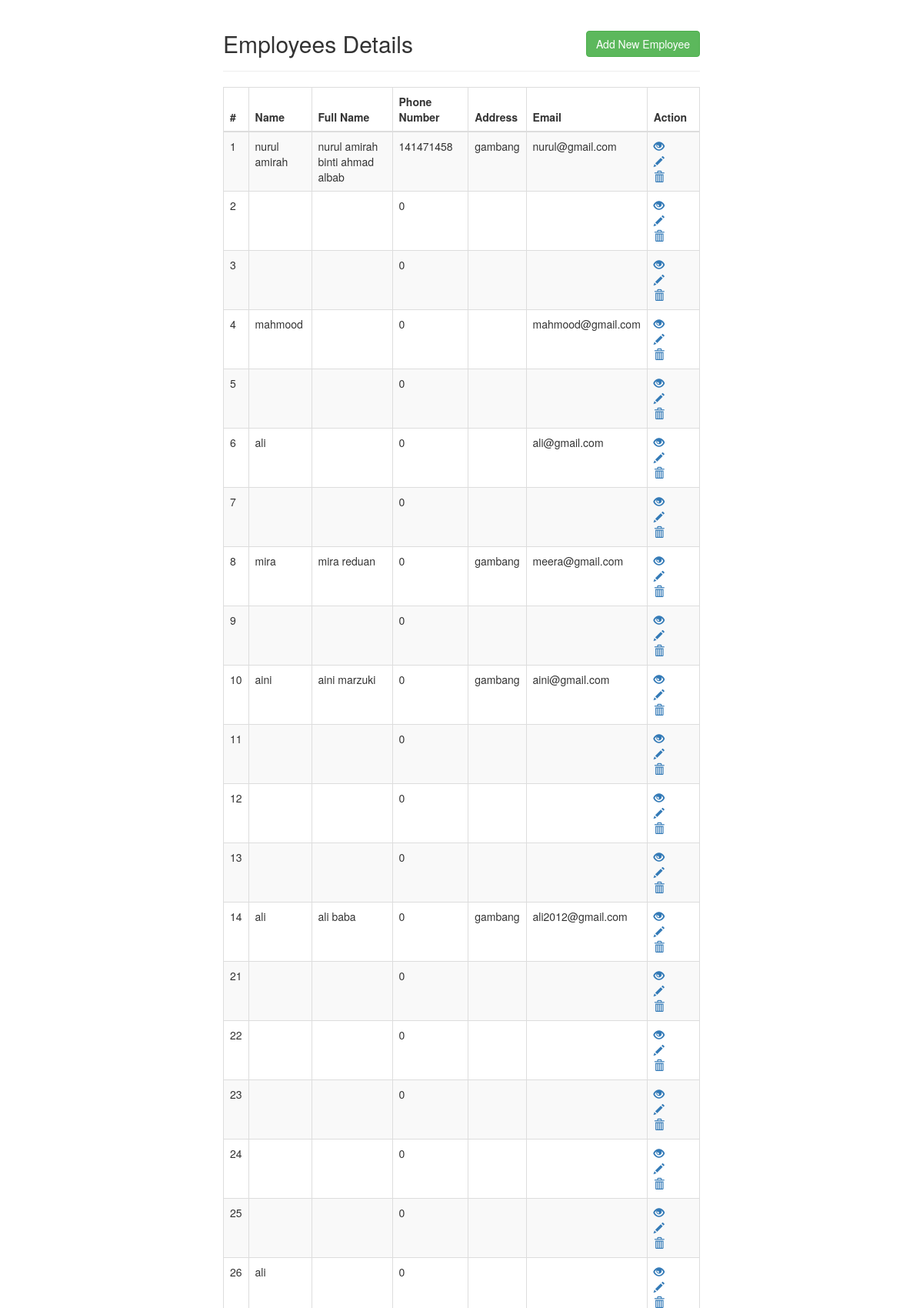
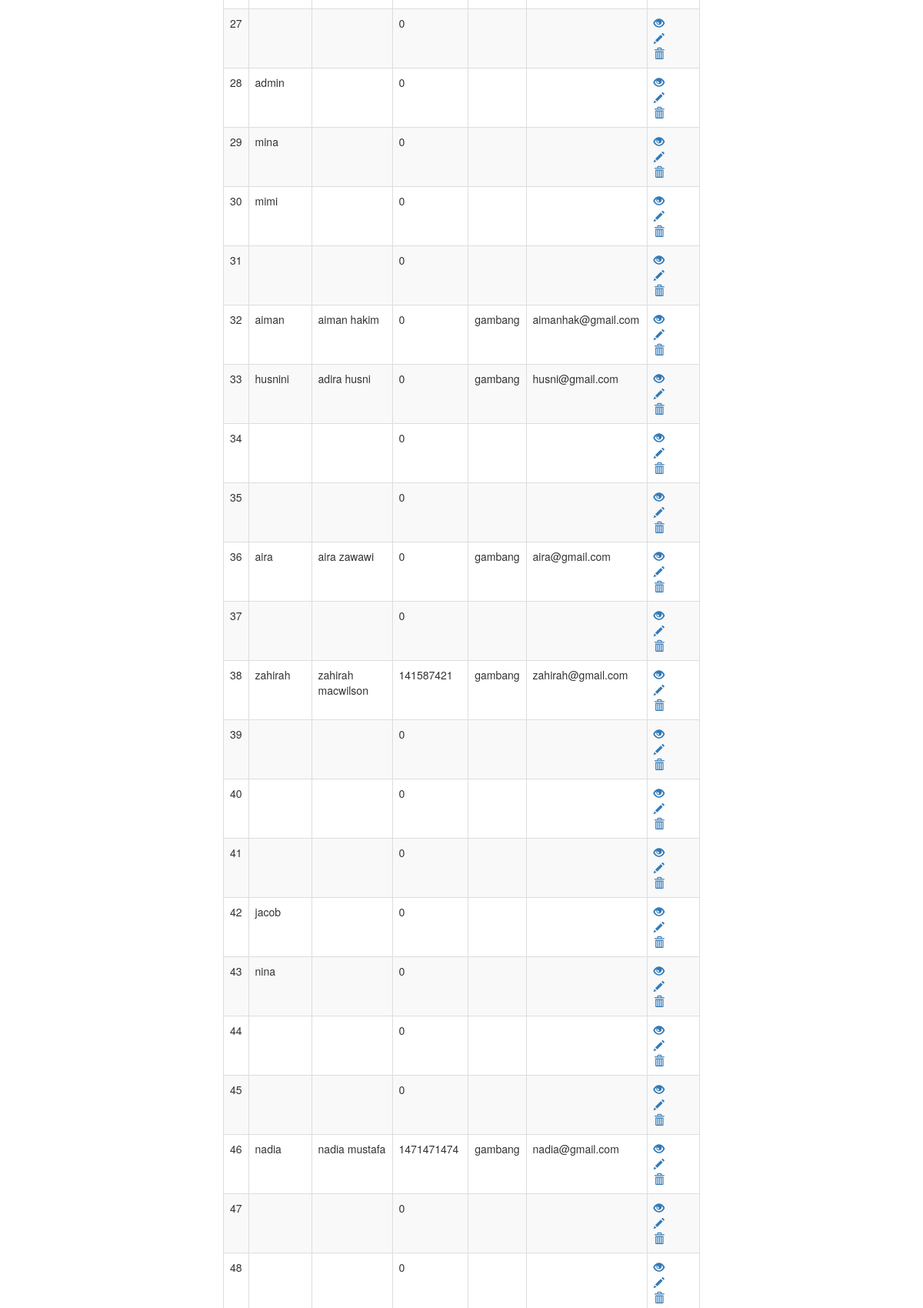
Screenshot of /index1.php (upper part) with the database file from the repository (2 pictures, top to bottom).
### tables this page shows
CREATE TABLE `user_detail` (
  `uID` int(5) NOT NULL,
  `uName` varchar(20) NOT NULL,
  `uPwd` varchar(20) NOT NULL,
  `uFname` varchar(30) NOT NULL,
  `uPnum` int(200) NOT NULL,
  `uAddress` varchar(50) NOT NULL,
  `uEmail` varchar(20) NOT NULL,
  `uImg` varchar(2000) NOT NULL,
  `uCreatedAt` datetime NOT NULL DEFAULT CURRENT_TIMESTAMP
);

### index1.php (the view, shortened to what this page needs)
<!DOCTYPE html>
<html lang="en">
<head>
    <link rel="stylesheet" href="https://maxcdn.bootstrapcdn.com/bootstrap/3.3.7/css/bootstrap.css">
</head>
<body>
    <div class="wrapper">
        <div class="container-fluid">
            <div class="row">
                <div class="col-md-12">
                    <div class="page-header clearfix">
                        <h2 class="pull-left">Employees Details</h2>
                        <a href="create1.php" class="btn btn-success pull-right">Add New Employee</a>
                    </div>
                    <?php
                    require_once "config.php";
                    $sql = "SELECT * FROM user_detail";
                    if($result = mysqli_query($link, $sql)){
                        if(mysqli_num_rows($result) > 0){
                            echo "<table class='table table-bordered table-striped'>";
                                echo "<thead>";
                                    echo "<tr>";
                                        echo "<th>#</th>";
                                        echo "<th>Name</th>";
                                        echo "<th>Full Name</th>";
                                         echo "<th>Phone Number</th>";
                                         echo "<th>Address</th>";
                                         echo "<th>Email</th>";
                                        echo "<th>Action</th>";
                                    echo "</tr>";
                                echo "</thead>";
                                echo "<tbody>";
                                while($row = mysqli_fetch_array($result)){
                                    echo "<tr>";
                                        echo "<td>" . $row['uID'] . "</td>";
                                        echo "<td>" . $row['uName'] . "</td>";
                                        echo "<td>" . $row['uFname'] . "</td>";
                                        echo "<td>" . $row['uPnum'] . "</td>";
                                        echo "<td>" . $row['uAddress'] . "</td>";
                                        echo "<td>" . $row['uEmail'] . "</td>";
                                        echo "<td>";
                                            echo "<a href='read1.php?id=". $row['uID'] ."' title='View Record' data-toggle='tooltip'><span class='glyphicon glyphicon-eye-open'></span></a>";
                                            echo "<a href='update1.php?id=". $row['uID'] ."' title='Update Record' data-toggle='tooltip'><span class='glyphicon glyphicon-pencil'></span></a>";
                                            echo "<a href='delete1.php?id=". $row['uID'] ."' title='Delete Record' data-toggle='tooltip'><span class='glyphicon glyphicon-trash'></span></a>";
                                        echo "</td>";
                                    echo "</tr>";
                                }
                                echo "</tbody>";
                            echo "</table>";
                        } else{
                            echo "<p class='lead'><em>No records were found.</em></p>";
                        }
                    } else{
                        echo "ERROR: Could not able to execute $sql. " . mysqli_error($link);
                    }
                    ?>
                </div>
            </div>
        </div>
    </div>
</body>
</html>

### index1.php (style rules this page uses)
.wrapper { width: 650px; margin: 0 auto; }
.page-header h2 { margin-top: 0; }
table tr td:last-child a { margin-right: 15px; }

### rows the page displays
user_detail: uID "1", uName "nurul amirah", uFname "nurul amirah binti ahmad albab", uPnum "141471458", uAddress "gambang", uEmail "nurul@gmail.com"
user_detail: uID "2", uPnum "0"
user_detail: uID "3", uPnum "0"
user_detail: uID "4", uName "mahmood", uPnum "0", uEmail "mahmood@gmail.com"
user_detail: uID "5", uPnum "0"
user_detail: uID "6", uName "ali", uPnum "0", uEmail "ali@gmail.com"
user_detail: uID "7", uPnum "0"
user_detail: uID "8", uName "mira", uFname "mira reduan", uPnum "0", uAddress "gambang", uEmail "meera@gmail.com"
user_detail: uID "9", uPnum "0"
user_detail: uID "10", uName "aini", uFname "aini marzuki", uPnum "0", uAddress "gambang", uEmail "aini@gmail.com"
user_detail: uID "11", uPnum "0"
user_detail: uID "12", uPnum "0"
user_detail: uID "13", uPnum "0"
user_detail: uID "14", uName "ali", uFname "ali baba", uPnum "0", uAddress "gambang", uEmail "ali2012@gmail.com"
user_detail: uID "21", uPnum "0"
user_detail: uID "22", uPnum "0"
user_detail: uID "23", uPnum "0"
user_detail: uID "24", uPnum "0"
user_detail: uID "25", uPnum "0"
user_detail: uID "26", uName "ali", uPnum "0"
user_detail: uID "27", uPnum "0"
user_detail: uID "28", uName "admin", uPnum "0"
user_detail: uID "29", uName "mina", uPnum "0"
user_detail: uID "30", uName "mimi", uPnum "0"
user_detail: uID "31", uPnum "0"
user_detail: uID "32", uName "aiman", uFname "aiman hakim", uPnum "0", uAddress "gambang", uEmail "aimanhak@gmail.com"
user_detail: uID "33", uName "husnini", uFname "adira husni", uPnum "0", uAddress "gambang", uEmail "husni@gmail.com"
user_detail: uID "34", uPnum "0"
user_detail: uID "35", uPnum "0"
user_detail: uID "36", uName "aira", uFname "aira zawawi", uPnum "0", uAddress "gambang", uEmail "aira@gmail.com"
user_detail: uID "37", uPnum "0"
user_detail: uID "38", uName "zahirah", uFname "zahirah macwilson", uPnum "141587421", uAddress "gambang", uEmail "zahirah@gmail.com"
user_detail: uID "39", uPnum "0"
user_detail: uID "40", uPnum "0"
user_detail: uID "41", uPnum "0"
user_detail: uID "42", uName "jacob", uPnum "0"
user_detail: uID "43", uName "nina", uPnum "0"
user_detail: uID "44", uPnum "0"
user_detail: uID "45", uPnum "0"
user_detail: uID "46", uName "nadia", uFname "nadia mustafa", uPnum "1471471474", uAddress "gambang", uEmail "nadia@gmail.com"
user_detail: uID "47", uPnum "0"
user_detail: uID "48", uPnum "0"
